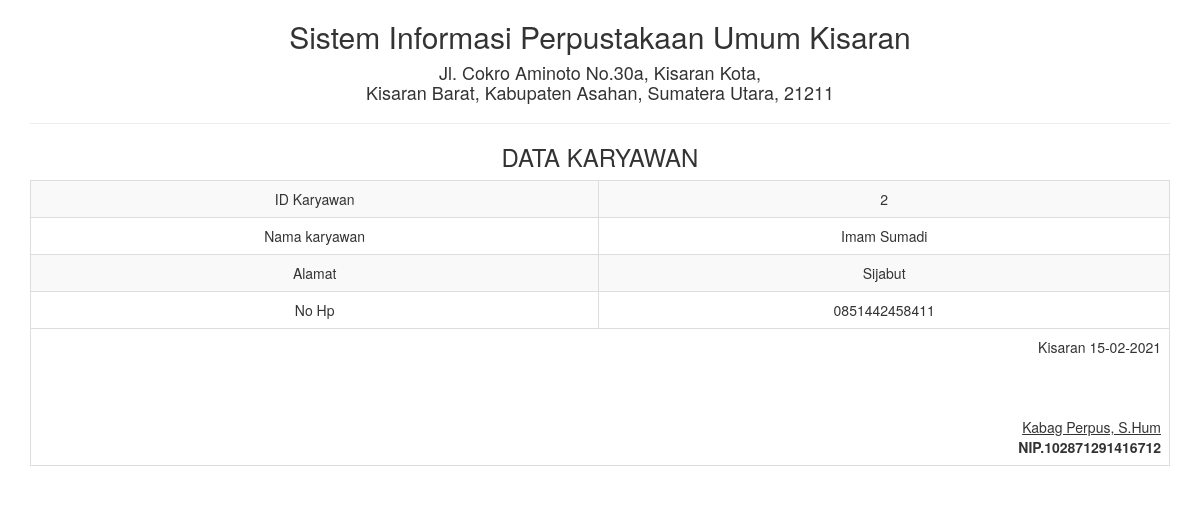
Page /report/karyawan_satu.php?id=2 on the committed database.
### tables this page shows
CREATE TABLE `karyawan` (
  `id` int(11) NOT NULL,
  `nama` varchar(50) NOT NULL,
  `alamat` varchar(255) NOT NULL,
  `no_hp` varchar(13) NOT NULL
);

### report/karyawan_satu.php (the view, shortened to what this page needs)
<!DOCTYPE html>
<html>
    <head>
        <link href="../Assets/css/bootstrap.min.css" rel="stylesheet" type="text/css"/>
    </head>
    <body onload="print()">
        <?php
        include '../config/koneksi.php';
        $sql = "SELECT * FROM karyawan WHERE id='" . $_GET ['id'] . "'";
        $query = mysqli_query($koneksi, $sql) or die("SQL Detail error");
        $data = mysqli_fetch_array($query);
        ?>
        <div class="container">
            <div class='row'>
                <div class="col-sm-12">
                    <div class="text-center">
                        <h2>Sistem Informasi Perpustakaan Umum Kisaran </h2>
                        <h4>Jl. Cokro Aminoto No.30a, Kisaran Kota, <br> Kisaran Barat, Kabupaten Asahan, Sumatera Utara, 21211</h4>
                        <hr>
                        <h3>DATA KARYAWAN</h3>
                        <table class="table table-bordered table-striped table-hover">
                            <tbody>
								<tr>
                                    <td>ID Karyawan</td> <td><?= $data['id'] ?></td>
                                </tr>
                                <tr>
                                    <td>Nama karyawan</td> <td><?= $data['nama'] ?></td>
                                </tr>
                                <tr>
                                    <td>Alamat</td> <td><?= $data['alamat'] ?></td>
                                </tr>
                                <tr>
                                    <td>No Hp</td> <td><?= $data['no_hp'] ?></td>
                                </tr>
                            </tbody>
                            <tfoot>
                                <tr>
                                    <td colspan="2" class="text-right">
                                        Kisaran  <?= date("d-m-Y") ?>
                                        <br><br><br><br>
                                        <u>Kabag Perpus, S.Hum<strong></u><br>
                                        NIP.102871291416712
									</td>
								</tr>
							</tfoot>
                        </table>
                    </div>
                </div>
            </div>
    </body>
</html>

### rows in the picture
karyawan: id "2", nama "Imam Sumadi", alamat "Sijabut", no_hp "0851442458411"
